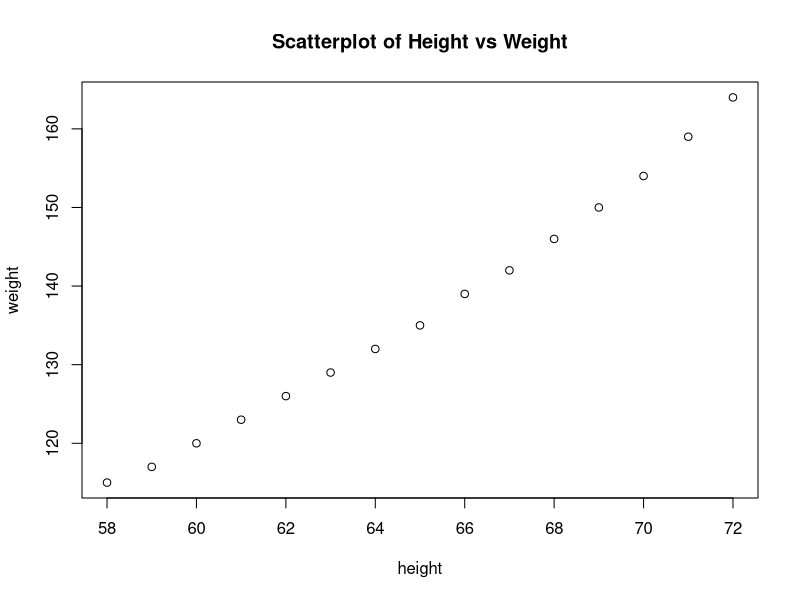
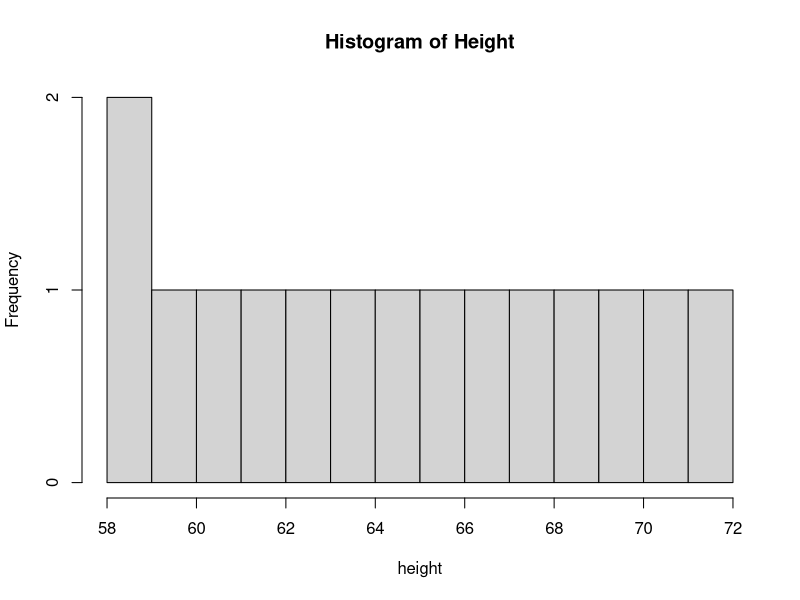
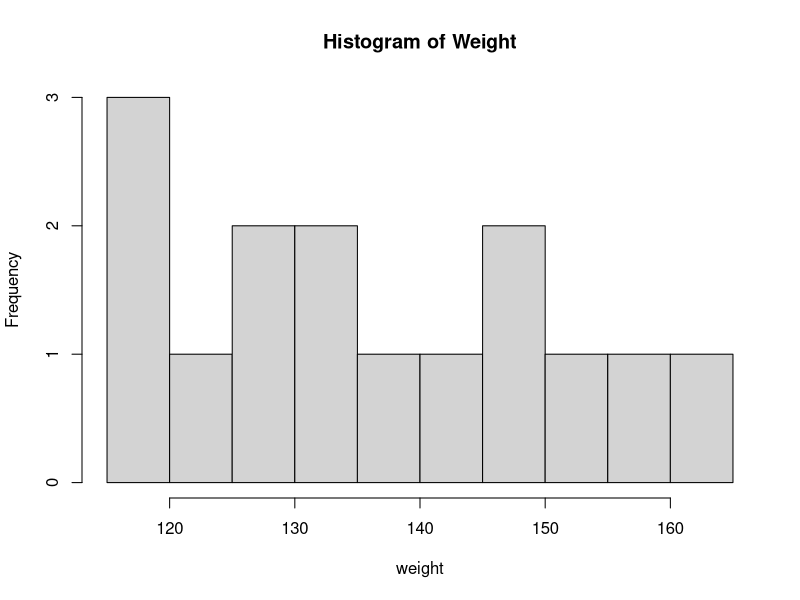

Reproduce these figures in R, in order.
## ---- chunk 1
knitr::opts_chunk$set(echo = TRUE)
## ---- chunk 2
library(datasets)
w<-women
plot(w[,1],w[,2],xlab='height',ylab='weight',main="Scatterplot of Height vs Weight")
hist(w[,1],breaks=10,xlab='height',main='Histogram of Height')
hist(w[,2],breaks=10,xlab='weight',main="Histogram of Weight")
